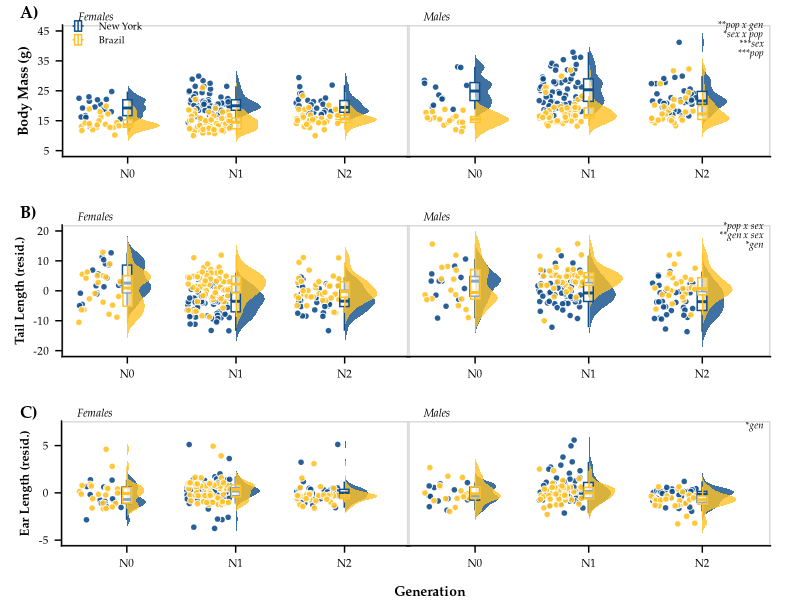

Write R code to recreate this figure. (Note: this script raises an error after producing the figure.)
#!/usr/bin/env Rscript --vanilla

##############################################################
# Author: Mallory A. Ballinger
# Script first created: 24-Feb-2021
# Script last updated:  09-Apr-2021


# This script plots sex-specific body weight and extremity lengths of New York mice
# and Brazil mice across generations (i.e. common garden experiment #1).
# This script generates Figure 2 in Ballinger_et_al_2021_AmNat.


##############################################################
# Required packages
##############################################################

rm(list = ls()) # clear R's environment
library(tidyverse)
library(here)
library(ggridges)
library(cowplot)
library(car)
library(ggtext)
library(glue)
library(scales)


set.seed(19910118) # so that jitter plots stay in same jittered positions
##############################################################
# Import data
##############################################################

GenerationMetaData <- read_csv(here("data/processed/GenerationColonyData.csv")) %>%
  select(-GUID, -Collector_ID, -Age_days, -Notes) %>% select(-1) %>%
  mutate(Sex = fct_relevel(Sex, "Male", "Female")) %>% # put males before females
  mutate(Population = fct_relevel(Population, "New York", "Brazil")) # put evolved cold pop first

# get sample size of each column
#colSums(!is.na(GenerationMetaData))





##############################################################
# Apply filtering and calculate residuals
##############################################################

# Based on outlier tests (see 'code/model_Generations.R'), any tail length
# less than 50mm is an extreme outlier

Generation_filtered <- GenerationMetaData %>%
  mutate(Tail_Length_mm = ifelse(Tail_Length_mm < 50, NA, Tail_Length_mm))

# save TL x BW residuals
residsTLBW <- lm(Tail_Length_mm ~ Body_Weight_g, data = Generation_filtered,
                 na.action = na.exclude)
Generation_filtered$Resids_TLBW <- resid(residsTLBW)


# Based on outlier tests (see 'code/model_Generations.R'), any ear length
# less than 8mm is an extreme outlier

Generation_filtered_2 <- GenerationMetaData %>%
  mutate(Ear_Length_mm = ifelse(Ear_Length_mm < 8, NA, Ear_Length_mm))

# save EL x BW residuals
residsELBW <- lm(Ear_Length_mm ~ Body_Weight_g, data = Generation_filtered_2,
                 na.action = na.exclude)
Generation_filtered_2$Resids_ELBW <- resid(residsELBW)





##############################################################
# Get values from statistical analyses
##############################################################

# Refer to 'code/model_Generations.R' for model comparisons and statistical analyses


# > car::Anova(lm(rank(Body_Weight_g) ~ Sex * Population * Generation, data = GenerationMetaData), type = "III")
# Anova Table (Type III tests)
# 
# Response: rank(Body_Weight_g)
# Sum Sq  Df  F value    Pr(>F)    
# (Intercept)               1715176   1 201.0258 < 2.2e-16 ***
# Sex                        105397   1  12.3530  0.000486 ***
# Population                 470654   1  55.1626 5.829e-13 ***
# Generation                  41046   2   2.4054  0.091422 .  
# Sex:Population              33427   1   3.9177  0.048404 *  
# Sex:Generation              38224   2   2.2400  0.107672    
# Population:Generation       94670   2   5.5479  0.004174 ** 
# Sex:Population:Generation   46731   2   2.7386  0.065768 .  
# Residuals                 3745600 439                       
# ---
#   Signif. codes:  0 ‘***’ 0.001 ‘**’ 0.01 ‘*’ 0.05 ‘.’ 0.1 ‘ ’ 1

BW_deets <- ("&#42;&#42;pop x gen<br>\
                    &#42;sex x pop<br>\
              &#42;&#42;&#42;sex<br>\
              &#42;&#42;&#42;pop")


# > car::Anova(lm(Tail_Length_mm ~ Body_Weight_g + Sex * Population * Generation, data = Generation_filtered), type = "III")
# Anova Table (Type III tests)
# 
# Response: Tail_Length_mm
# Sum Sq  Df   F value    Pr(>F)    
# (Intercept)                31982   1 1448.6627 < 2.2e-16 ***
# Body_Weight_g                868   1   39.3297 8.922e-10 ***
# Sex                           88   1    3.9841  0.046577 *  
# Population                    43   1    1.9308  0.165406    
# Generation                   205   2    4.6466  0.010094 *  
# Sex:Population                90   1    4.0670  0.044367 *  
# Sex:Generation               247   2    5.6031  0.003968 ** 
# Population:Generation         76   2    1.7312  0.178340    
# Sex:Population:Generation    104   2    2.3548  0.096171 .  
# Residuals                   9250 419                        
# ---
#   Signif. codes:  0 ‘***’ 0.001 ‘**’ 0.01 ‘*’ 0.05 ‘.’ 0.1 ‘ ’ 1

TL_deets <- ("&#42;pop x sex<br>\
            &#42;&#42;gen x sex<br>\
            &#42;gen")


# > car::Anova(lm(rank(Ear_Length_mm) ~ Body_Weight_g + Sex * Population * Generation, data = Generation_filtered_2), type = "III")
# Anova Table (Type III tests)
# 
# Response: rank(Ear_Length_mm)
# Sum Sq  Df F value    Pr(>F)    
# (Intercept)                 49527   1  3.9040   0.04881 *  
# Body_Weight_g              310068   1 24.4414 1.102e-06 ***
# Sex                          8239   1  0.6494   0.42077    
# Population                    226   1  0.0178   0.89394    
# Generation                  78562   2  3.0964   0.04623 *  
# Sex:Population                179   1  0.0141   0.90553    
# Sex:Generation              21361   2  0.8419   0.43160    
# Population:Generation       23374   2  0.9212   0.39881    
# Sex:Population:Generation    2063   2  0.0813   0.92191    
# Residuals                 5429675 428                      
# ---
#   Signif. codes:  0 ‘***’ 0.001 ‘**’ 0.01 ‘*’ 0.05 ‘.’ 0.1 ‘ ’ 1

EL_deets <- ("&#42;gen")





##############################################################
# Plot sex-specific body mass ridgeplot across generations
##############################################################

MaleBW <- GenerationMetaData %>%
  filter(Sex == "Male")

FemaleBW <- GenerationMetaData %>%
  filter(Sex == "Female")


Fmassridge <- 
  ggplot(data = FemaleBW, aes(y = Generation, x = Body_Weight_g)) +
  geom_density_ridges(aes(point_color = Population, point_fill = Population, fill = Population),
                      jittered_points = TRUE, position = "raincloud",
                      alpha = 0.8, point_size = 1.85, point_alpha = 0.9, scale = 0.3,
                      point_shape=21, point_color = "white", color = NA) +
  geom_boxplot(aes(x = Body_Weight_g, y = Generation, color = Population),
               position = position_dodge(width = 0.01),  outlier.shape = NA,
               alpha = 0.5, width = 0.17) +
  scale_x_continuous(breaks = seq(from=5, to=45, by=10),
                     labels = seq(from=5, to=45, by=10),
                     limits = c(5,45)) +
  scale_discrete_manual("point_fill", values = c("dodgerblue4","goldenrod1"), guide="none") +
  scale_discrete_manual("point_color", values = c("dodgerblue4","goldenrod1"), guide = "none") +
  scale_color_manual(values=c("dodgerblue4","goldenrod1")) +
  scale_fill_manual(values=c("dodgerblue4","goldenrod1", "dodgerblue4","goldenrod1")) +
  guides(color=guide_legend(override.aes=list(fill=NA)),
         linetype=guide_legend(override.aes = list(fill=NA))) +# removes gray shading from legend
  coord_flip() +
  theme_half_open(20) +
  panel_border() + # puts border around facets
  theme(panel.grid.minor = element_blank(), axis.line = element_line(colour = "black"),
        axis.title.y = element_text(margin = margin(r = 5), size = 10, face = "bold", family = "Palatino"),
        axis.text.x = element_text(size = 8, color = "black", family = "Palatino"),
        axis.text.y = element_text(size = 8, color = "black", family = "Palatino"),
        legend.position = c(0.025, 0.94),
        legend.background = element_blank(),
        legend.box.background = element_blank(),
        legend.key = element_blank(),
        legend.key.size = unit(0.35, "cm"),
        legend.text = element_text(size=7, family = "Palatino"),
        legend.title = element_blank(),
        plot.tag = element_text(family = "Palatino", size = 10, face = "italic", hjust = 1),
        plot.tag.position = c(0.15,1.025),
        plot.title = element_text(size = 8, face = "italic", hjust = 0.05, vjust = -3, family = "Palatino"),
        plot.title.position = "panel",
        plot.margin = unit(c(0, -0.25, 0, 0.45), "cm")) +
  labs(x = "Body Mass (g)",
       y = NULL,
       title = "Females")


Mmassridge <- 
  ggplot(data = MaleBW, aes(y = Generation, x = Body_Weight_g)) +
  geom_density_ridges(aes(point_color = Population, point_fill = Population, fill = Population),
                      jittered_points = TRUE, position = "raincloud",
                      alpha = 0.8, point_size = 1.85, point_alpha = 0.9, scale = 0.3,
                      point_shape=21, point_color = "white", color = NA) +
  geom_boxplot(aes(x = Body_Weight_g, y = Generation, color = Population),
               position = position_dodge(width = 0.01),  outlier.shape = NA,
               alpha = 0.5, width = 0.17) +
  scale_x_continuous(breaks = seq(from=5, to=45, by=10),
                     labels = seq(from=5, to=45, by=10),
                     limits = c(5,45)) +
  scale_discrete_manual("point_fill", values = c("dodgerblue4","goldenrod1"), guide="none") +
  scale_discrete_manual("point_color", values = c("dodgerblue4","goldenrod1"), guide = "none") +
  scale_color_manual(values=c("dodgerblue4","goldenrod1")) +
  scale_fill_manual(values=c("dodgerblue4","goldenrod1", "dodgerblue4","goldenrod1")) +
  guides(color=guide_legend(override.aes=list(fill=NA)),
         linetype=guide_legend(override.aes = list(fill=NA))) +
  coord_flip() +
  theme_half_open(20) +
  panel_border() + # puts border around facets
  theme(panel.grid.minor = element_blank(), axis.line = element_line(colour = "black"),
        axis.text.x = element_text(size = 8, color = "black", family = "Palatino"),
        axis.text.y = element_blank(),
        axis.ticks.y = element_blank(),
        axis.line.y = element_blank(),
        legend.position = 'none',
        plot.tag = element_markdown(family = "Palatino", size = 7, face = "italic", hjust = 1),
        plot.tag.position = c(0.98,0.82),
        plot.title = element_text(size = 8, face = "italic", hjust = 0.05, vjust = -3, family = "Palatino"),
        plot.title.position = "panel",
        plot.margin = unit(c(0, 0.75, 0.5, 0), "cm")) + # top, right, bottom, lef
  labs(x = NULL,
       y = NULL,
       title = "Males",
       tag = BW_deets)


BW <- cowplot::plot_grid(Fmassridge, Mmassridge, labels = c('A)', ''), align = "h",
                         label_fontfamily = "Palatino", label_size = 12, label_x = 0.05, hjust = 0)





##############################################################
# Plot sex-specific tail length ridgeplot across generaitons
##############################################################

MaleTL <- Generation_filtered %>%
  filter(Sex == "Male")

FemaleTL <- Generation_filtered %>%
  filter(Sex == "Female")


Ftailridge <- 
  ggplot(data = FemaleTL, aes(y = Generation, x = Resids_TLBW)) +
  geom_density_ridges(aes(point_color = Population, point_fill = Population, fill = Population),
                      jittered_points = TRUE, position = "raincloud",
                      alpha = 0.8, point_size = 1.85, point_alpha = 0.9, scale = 0.3,
                      point_shape=21, point_color = "white", color = NA) +
  geom_boxplot(aes(x = Resids_TLBW, y = Generation, color = Population),
               position = position_dodge(width = 0.01),  outlier.shape = NA,
               alpha = 0.5, width = 0.17) +
  scale_x_continuous(breaks = seq(from=-20, to=20, by=10),
                     labels = seq(from=-20, to=20, by=10),
                     limits = c(-20,20)) +
  scale_discrete_manual("point_fill", values = c("dodgerblue4","goldenrod1"), guide="none") +
  scale_discrete_manual("point_color", values = c("dodgerblue4","goldenrod1"), guide = "none") +
  scale_color_manual(values=c("dodgerblue4","goldenrod1")) +
  scale_fill_manual(values=c("dodgerblue4","goldenrod1", "dodgerblue4","goldenrod1")) +
  guides(color=guide_legend(override.aes=list(fill=NA)),
         linetype=guide_legend(override.aes = list(fill=NA))) +# removes gray shading from legend
  coord_flip() +
  theme_half_open(20) +
  panel_border() + # puts border around facets
  theme(panel.grid.minor = element_blank(), axis.line = element_line(colour = "black"),
        axis.title.x = element_text(margin = margin(t = 10), size = 10, face = "bold", family = "Palatino", hjust = 1.15),
        axis.title.y = element_text(margin = margin(r = 3), size = 9, face = "bold", family = "Palatino"),
        axis.text.x = element_text(size = 8, color = "black", family = "Palatino"),
        axis.text.y = element_text(size = 8, color = "black", family = "Palatino"),
        legend.position = "none",
        legend.background = element_blank(),
        legend.box.background = element_blank(),
        legend.key = element_blank(),
        legend.key.height = unit(0.5, "cm"),
        legend.key.width = unit(0.5, "cm"),
        legend.text = element_text(size=8, family = "Palatino"),
        legend.title = element_blank(),
        plot.tag = element_text(family = "Palatino", size = 10, face = "italic"),
        plot.tag.position = c(0.17,1.025),
        plot.title = element_text(size = 8, face = "italic", hjust = 0.05, vjust = -3, family = "Palatino"),
        plot.title.position = "panel",
        plot.margin = unit(c(0, -0.25, 0, 0.375), "cm")) +
  labs(x = "Tail Length (resid.)",
       y = NULL,
       title = "Females")


Mtailridge <- 
  ggplot(data = MaleTL, aes(y = Generation, x = Resids_TLBW)) +
  geom_density_ridges(aes(point_color = Population, point_fill = Population, fill = Population),
                      jittered_points = TRUE, position = "raincloud",
                      alpha = 0.8, point_size = 1.85, point_alpha = 0.9, scale = 0.3,
                      point_shape=21, point_color = "white", color = NA) +
  geom_boxplot(aes(x = Resids_TLBW, y = Generation, color = Population),
               position = position_dodge(width = 0.01),  outlier.shape = NA,
               alpha = 0.5, width = 0.17, fill = "white") +
  scale_x_continuous(breaks = seq(from=-20, to=20, by=10),
                     labels = seq(from=-20, to=20, by=10),
                     limits = c(-20,20)) +
  scale_discrete_manual("point_fill", values = c("dodgerblue4","goldenrod1"), guide="none") +
  scale_discrete_manual("point_color", values = c("dodgerblue4","goldenrod1"), guide = "none") +
  scale_color_manual(values=c("dodgerblue4","goldenrod1")) +
  scale_fill_manual(values=c("dodgerblue4","goldenrod1", "dodgerblue4","goldenrod1")) +
  guides(color=guide_legend(override.aes=list(fill=NA)),
         linetype=guide_legend(override.aes = list(fill=NA))) +
  coord_flip() +
  theme_half_open(20) +
  panel_border() + # puts border around facets
  theme(panel.grid.minor = element_blank(), axis.line = element_line(colour = "black"),
        axis.title.x = element_text(margin = margin(t = 10), size = 10, face = "bold", family = "Palatino", hjust = 0.6),
        axis.title.y = element_text(margin = margin(r = 10), size = 10, face = "bold", family = "Palatino"),
        axis.text.x = element_text(size = 8, color = "black", family = "Palatino"),
        axis.text.y = element_blank(),
        axis.ticks.y = element_blank(),
        axis.line.y = element_blank(),
        legend.position = 'none',
        legend.background = element_blank(),
        legend.box.background = element_blank(),
        legend.key = element_blank(),
        legend.key.height = unit(0.5, "cm"),
        legend.key.width = unit(0.5, "cm"),
        legend.text = element_text(size=8, family = "Palatino"),
        legend.title = element_blank(),
        plot.tag = element_markdown(family = "Palatino", size = 7, face = "italic", hjust = 1),
        plot.tag.position = c(0.98,0.83),
        plot.title = element_text(size = 8, face = "italic", hjust = 0.05, vjust = -3, family = "Palatino"),
        plot.title.position = "panel",
        plot.margin = unit(c(0, 0.75, 0.5, 0), "cm")) + # top, right, bottom, left (0.5, 0.5, 0.1, -0.5)
  labs(x = NULL,
       y = NULL,
       title = "Males",
       tag = TL_deets)


Tails <- cowplot::plot_grid(Ftailridge, Mtailridge, labels = c('B)', ''), align = "h",
                            label_fontfamily = "Palatino", label_size = 12, label_x = 0.05, hjust = 0)





##############################################################
# Plot sex-specific ear length ridgeplot across generaitons
##############################################################

MaleEL <- Generation_filtered_2 %>%
  filter(Sex == "Male")

FemaleEL <- Generation_filtered_2 %>%
  filter(Sex == "Female")


Fearridge <- 
  ggplot(data = FemaleEL, aes(y = Generation, x = Resids_ELBW)) +
  geom_density_ridges(aes(point_color = Population, point_fill = Population, fill = Population),
                      jittered_points = TRUE, position = "raincloud",
                      alpha = 0.8, point_size = 1.85, point_alpha = 0.9, scale = 0.3,
                      point_shape=21, point_color = "white", color = NA) +
  geom_boxplot(aes(x = Resids_ELBW, y = Generation, color = Population),
               position = position_dodge(width = 0.01),  outlier.shape = NA,
               alpha = 0.5, width = 0.17) +
  scale_x_continuous(breaks = seq(from=-5, to=10, by=5),
                     labels = seq(from=-5, to=10, by=5),
                     limits = c(-5,7)) +
  scale_discrete_manual("point_fill", values = c("dodgerblue4","goldenrod1"), guide="none") +
  scale_discrete_manual("point_color", values = c("dodgerblue4","goldenrod1"), guide = "none") +
  scale_color_manual(values=c("dodgerblue4","goldenrod1")) +
  scale_fill_manual(values=c("dodgerblue4","goldenrod1", "dodgerblue4","goldenrod1")) +
  guides(color=guide_legend(override.aes=list(fill=NA)),
         linetype=guide_legend(override.aes = list(fill=NA))) + # removes gray shading from legend
  coord_flip() +
  theme_half_open(20) +
  panel_border() + # puts border around facets
  theme(panel.grid.minor = element_blank(), axis.line = element_line(colour = "black"),
        axis.title.x = element_text(margin = margin(t = 12), size = 10, face = "bold", family = "Palatino", hjust = 1.2),
        axis.title.y = element_text(margin = margin(r = 3), size = 9, face = "bold", family = "Palatino"),
        axis.text.x = element_text(size = 8, color = "black", family = "Palatino"),
        axis.text.y = element_text(size = 8, color = "black", family = "Palatino"),
        legend.position = "none",
        legend.background = element_blank(),
        legend.box.background = element_blank(),
        legend.key = element_blank(),
        legend.key.height = unit(0.5, "cm"),
        legend.key.width = unit(0.5, "cm"),
        legend.text = element_text(size=8, family = "Palatino"),
        legend.title = element_blank(),
        plot.tag = element_text(family = "Palatino", size = 10, face = "italic"),
        plot.tag.position = c(0.17,1.025),
        plot.title = element_text(size = 8, face = "italic", hjust = 0.05, vjust = -3, family = "Palatino"),
        plot.title.position = "panel",
        plot.margin = unit(c(-0.1, -0.25, -.250, 0.5), "cm")) +
  labs(x = "Ear Length (resid.)",
       y = "Generation",
       title = "Females")


Mearridge <- 
  ggplot(data = MaleEL, aes(y = Generation, x = Resids_ELBW)) +
  geom_density_ridges(aes(point_color = Population, point_fill = Population, fill = Population),
                      jittered_points = TRUE, position = "raincloud",
                      alpha = 0.8, point_size = 1.85, point_alpha = 0.9, scale = 0.3,
                      point_shape=21, point_color = "white", color = NA) +
  geom_boxplot(aes(x = Resids_ELBW, y = Generation, color = Population),
               position = position_dodge(width = 0.01),  outlier.shape = NA,
               alpha = 0.5, width = 0.17, fill = "white") +
  scale_x_continuous(breaks = seq(from=-5, to=10, by=5),
                     labels = seq(from=-5, to=10, by=5),
                     limits = c(-5,7)) +
  scale_discrete_manual("point_fill", values = c("dodgerblue4","goldenrod1"), guide="none") +
  scale_discrete_manual("point_color", values = c("dodgerblue4","goldenrod1"), guide = "none") +
  scale_color_manual(values=c("dodgerblue4","goldenrod1")) +
  scale_fill_manual(values=c("dodgerblue4","goldenrod1", "dodgerblue4","goldenrod1")) +
  guides(color=guide_legend(override.aes=list(fill=NA)),
         linetype=guide_legend(override.aes = list(fill=NA))) +
  coord_flip() +
  theme_half_open(20) +
  panel_border() + # puts border around facets
  theme(panel.grid.minor = element_blank(), axis.line = element_line(colour = "black"),
        axis.title.x = element_text(margin = margin(t = 10), size = 10, face = "bold", family = "Palatino", hjust = 0.6),
        axis.title.y = element_text(margin = margin(r = 10), size = 9, face = "bold", family = "Palatino"),
        axis.text.x = element_text(size = 8, color = "black", family = "Palatino"),
        axis.text.y = element_blank(),
        axis.ticks.y = element_blank(),
        axis.line.y = element_blank(),
        legend.position = 'none',
        legend.background = element_blank(),
        legend.box.background = element_blank(),
        legend.key = element_blank(),
        legend.key.height = unit(0.5, "cm"),
        legend.key.width = unit(0.5, "cm"),
        legend.text = element_text(size=8, family = "Palatino"),
        legend.title = element_blank(),
        plot.tag = element_markdown(family = "Palatino", size = 7, face = "italic", hjust = 1),
        plot.tag.position = c(0.98,0.86),
        plot.title = element_text(size = 8, face = "italic", hjust = 0.05, vjust = -3, family = "Palatino"),
        plot.title.position = "panel",
        plot.margin = unit(c(-0.1, 0.75, -0.25, 0), "cm")) + # top, right, bottom, left (0.5, 0.5, 0.1, -0.5)
  labs(x = NULL,
       y = NULL,
       title = "Males",
       tag = EL_deets)


Ears <- cowplot::plot_grid(Fearridge, Mearridge, labels = c('C)', ''), align = 'h',
                           label_fontfamily = "Palatino", label_size = 12, label_x = 0.05, hjust = 0)



cowplot::plot_grid(BW, Tails, Ears, ncol=1, nrow=3, label_fontfamily = "Palatino",
                   label_size = 12, label_x = 0.05, hjust = 0, align = 'hv')

ggsave("results/figures/Generations_colony.tiff", height = 7, width = 6, compression = "lzw")
ggsave("results/figures/Generations_colony.pdf", height = 7, width = 6)
